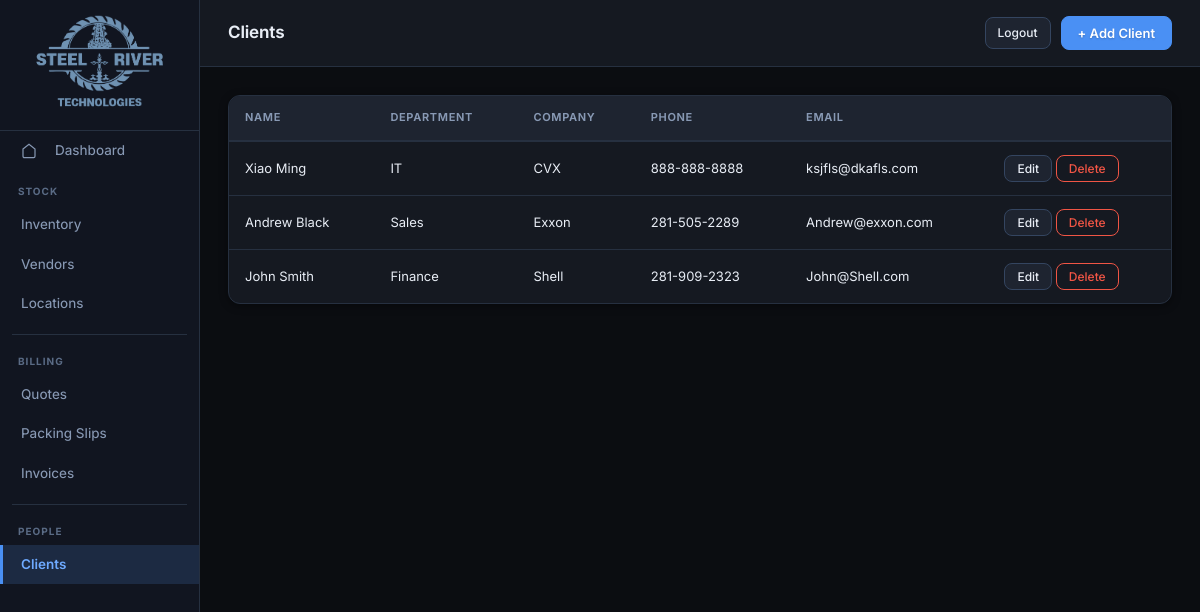
Before: /clients/ with the older database file.
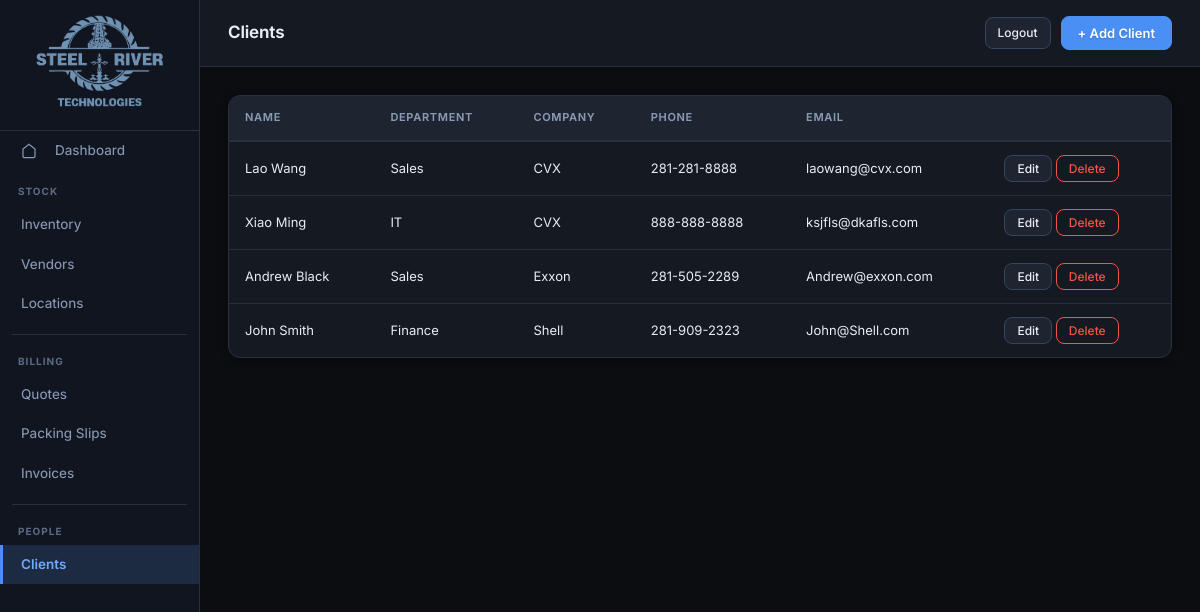
After: the same page with the newer database file.
### tables this page shows
CREATE TABLE Clients (
    client_id INTEGER PRIMARY KEY AUTOINCREMENT,
    name TEXT NOT NULL,
    department TEXT,
    company TEXT,
    phone TEXT,
    email TEXT,
    site_address TEXT,
    billing_address TEXT
, created_by TEXT, created_at TEXT, modified_by TEXT, modified_at TEXT);

### app/routes/other.py (the view)
@clients_router.get("/", response_class=HTMLResponse)
def clients_list(request: Request):
    db = get_db()
    clients = db.execute("SELECT * FROM Clients ORDER BY company, name").fetchall()
    db.close()
    return templates.TemplateResponse(
        "clients/list.html", {"request": request, "clients": clients}
    )

### app/templates/clients/list.html (shortened to what this page needs)
{% extends "base.html" %}
{% block page_title %}Clients{% endblock %}
{% set active = "clients" %}
{% block topbar_actions %}
<button class="btn btn-primary" onclick="document.getElementById('add-modal').classList.add('open')">+ Add Client</button>
{% endblock %}
{% block content %}
{% if clients %}
<div class="table-wrap">
<table>
  <thead>
    <tr>
      <th>Name</th>
      <th>Department</th>
      <th>Company</th>
      <th>Phone</th>
      <th>Email</th>
      <th></th>
    </tr>
  </thead>
  <tbody>
  {% for c in clients %}
  <tr>
    <td>{{ c.name }}</td>
    <td>{{ c.department or "—" }}</td>
    <td>{{ c.company or "—" }}</td>
    <td>{{ c.phone or "—" }}</td>
    <td>{{ c.email or "—" }}</td>
    <td>
      <button class="btn btn-sm" onclick="openEdit('{{ c.client_id }}','{{ c.name|replace("'","\\'")|e }}','{{ (c.department or "")|replace("'","\\'")|e }}','{{ (c.company or "")|replace("'","\\'")|e }}','{{ (c.phone or "")|replace("'","\\'")|e }}','{{ (c.email or "")|replace("'","\\'")|e }}','{{ (c.site_address or "")|replace("'","\\'")|e }}','{{ (c.billing_address or "")|replace("'","\\'")|e }}')">Edit</button>
      <form method="post" action="/clients/{{ c.client_id }}/delete" onsubmit="return confirm('Delete this client?')" style="display:inline;">
        <button type="submit" class="btn btn-sm btn-danger">Delete</button>
      </form>
    </td>
  </tr>
  {% endfor %}
  </tbody>
</table>
</div>
{% else %}
<div class="empty-state">No clients yet.</div>
{% endif %}
{% endblock %}

Changed rows visible on the page:
added Clients: name "Lao Wang", department "Sales", company "CVX", phone "281-281-8888", email "laowang@cvx.com"
